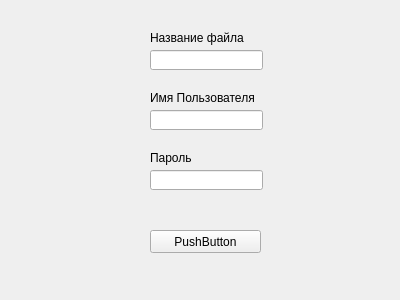
<?xml version="1.0" encoding="UTF-8"?>
<ui version="4.0">
 <class>Form</class>
 <widget class="QWidget" name="Form">
  <property name="geometry">
   <rect>
    <x>0</x>
    <y>0</y>
    <width>400</width>
    <height>300</height>
   </rect>
  </property>
  <property name="windowTitle">
   <string>Form</string>
  </property>
  <widget class="QLineEdit" name="lineEdit">
   <property name="geometry">
    <rect>
     <x>150</x>
     <y>50</y>
     <width>113</width>
     <height>20</height>
    </rect>
   </property>
  </widget>
  <widget class="QLineEdit" name="lineEdit_2">
   <property name="geometry">
    <rect>
     <x>150</x>
     <y>110</y>
     <width>113</width>
     <height>20</height>
    </rect>
   </property>
  </widget>
  <widget class="QLineEdit" name="lineEdit_3">
   <property name="geometry">
    <rect>
     <x>150</x>
     <y>170</y>
     <width>113</width>
     <height>20</height>
    </rect>
   </property>
  </widget>
  <widget class="QPushButton" name="pushButton">
   <property name="geometry">
    <rect>
     <x>150</x>
     <y>230</y>
     <width>111</width>
     <height>23</height>
    </rect>
   </property>
   <property name="text">
    <string>PushButton</string>
   </property>
  </widget>
  <widget class="QLabel" name="label">
   <property name="geometry">
    <rect>
     <x>150</x>
     <y>30</y>
     <width>111</width>
     <height>16</height>
    </rect>
   </property>
   <property name="text">
    <string>Название файла</string>
   </property>
  </widget>
  <widget class="QLabel" name="label_2">
   <property name="geometry">
    <rect>
     <x>150</x>
     <y>90</y>
     <width>111</width>
     <height>16</height>
    </rect>
   </property>
   <property name="text">
    <string>Имя Пользователя</string>
   </property>
  </widget>
  <widget class="QLabel" name="label_3">
   <property name="geometry">
    <rect>
     <x>150</x>
     <y>150</y>
     <width>111</width>
     <height>16</height>
    </rect>
   </property>
   <property name="text">
    <string>Пароль</string>
   </property>
  </widget>
 </widget>
 <resources/>
 <connections/>
</ui>
